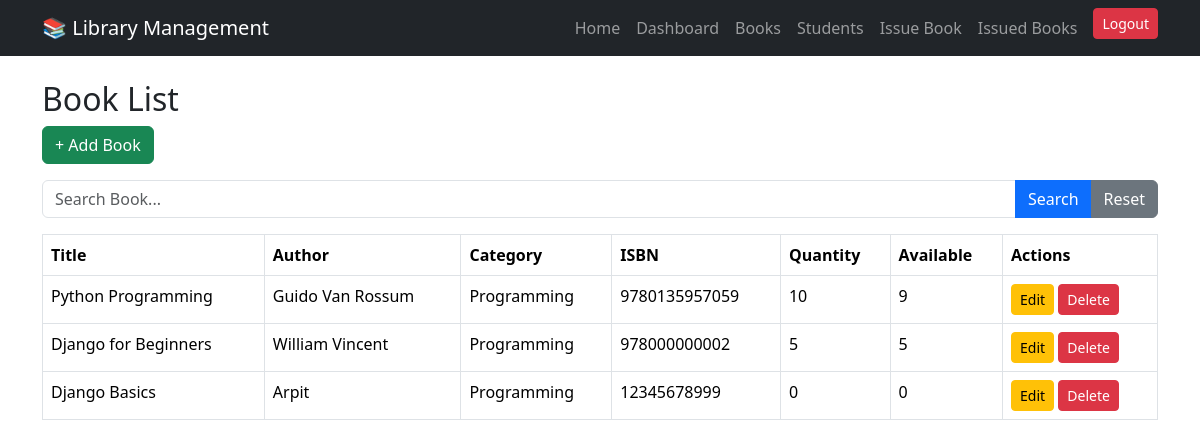
Page /books/ (signed in) on the earlier database version.
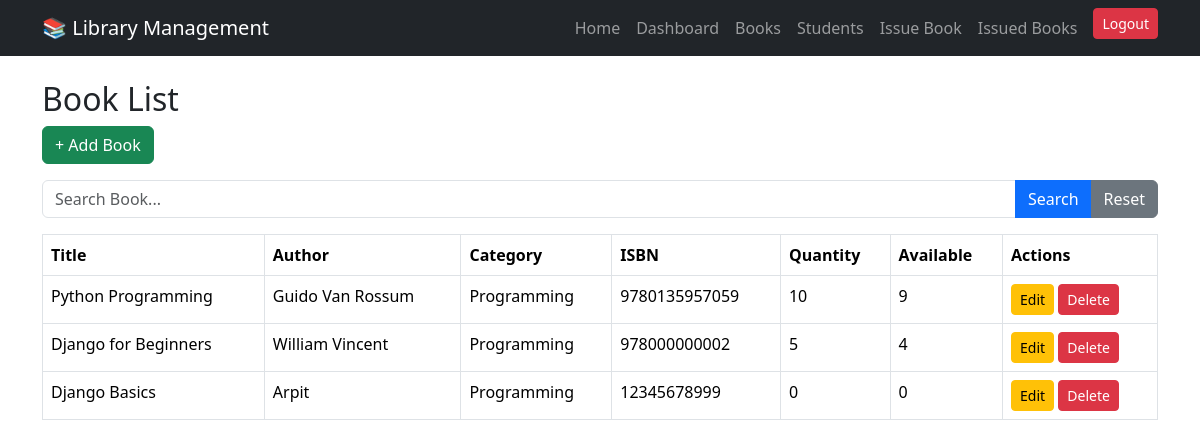
Same page on the later database version.
### library/models.py (models this page shows, shortened)
class Book(models.Model):
    title = models.CharField(max_length=200)
    author = models.CharField(max_length=100)
    isbn = models.CharField(max_length=20, unique=True)
    category = models.CharField(max_length=100)
    quantity = models.PositiveIntegerField()
    available = models.PositiveIntegerField()

### library/views.py (the view)
# urls.py: path('books/', views.book_list, name='book_list'),
@login_required
def book_list(request):
    query = request.GET.get('q')
    if query:
        books = Book.objects.filter(title__icontains=query)
    else:
        books = Book.objects.all()
    return render(request, 'library/books/book_list.html', {
        'books': books
    })

### library/templates/library/books/book_list.html (shortened to what this page needs)
{% extends 'library/base.html' %}
{% block content %}
<h2>Book List</h2>
<div class="mb-3">
    <a href="{% url 'add_book' %}" class="btn btn-success">
        + Add Book
    </a>
</div>
<form method="GET" class="mb-3">
    <div class="input-group">
        <input type="text"
               name="q"
               class="form-control"
               placeholder="Search Book..."
               value="{{ request.GET.q }}">
        <button class="btn btn-primary">
            Search
        </button>
        <a href="{% url 'book_list' %}" class="btn btn-secondary">
            Reset
        </a>
    </div>
</form>
<table class="table table-bordered">
    <tr>
        <th>Title</th>
        <th>Author</th>
        <th>Category</th>
        <th>ISBN</th>
        <th>Quantity</th>
        <th>Available</th>
        <th>Actions</th>
    </tr>
    {% for book in books %}
    <tr>
        <td>{{ book.title }}</td>
        <td>{{ book.author }}</td>
        <td>{{ book.category }}</td>
        <td>{{ book.isbn }}</td>
        <td>{{ book.quantity }}</td>
        <td>{{ book.available }}</td>
<td>
    <a href="{% url 'edit_book' book.id %}" class="btn btn-warning btn-sm">  Edit </a>
    <a href="{% url 'delete_book' book.id %}"  class="btn btn-danger btn-sm" onclick="return confirm('Are you sure you want to delete this book?')">
    Delete</a>
</td>
    </tr>
    {% empty %}
    <tr>
        <td colspan="5" class="text-center">
            No Books Found
        </td>
    </tr>
    {% endfor %}
</table>
{% endblock %}

Differences in the rows shown:
changed Book "Django for Beginners": available "5" → "4"
